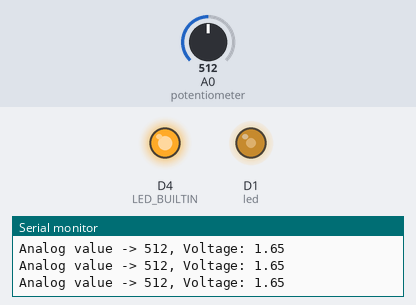
Bench run of a sketch on a simulated ESP8266 (NodeMCU). Parts: output pins drawn as LEDs (lit = HIGH, except the on-board LED, lit = LOW), the last lines printed to the serial monitor. The inputs (shaded band) are chosen by the test bench; at power-on: A0 (potentiometer) = 512.

Above: at 1.2 s.
1.3 s: A0 (potentiometer) set to 716
At 2.0 s:
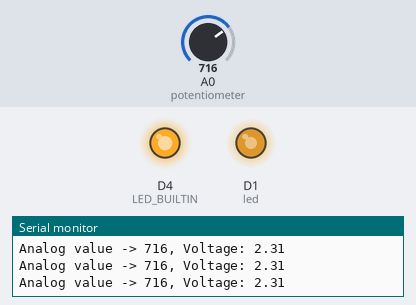
2.8 s: A0 (potentiometer) set to 900
At 3.2 s:
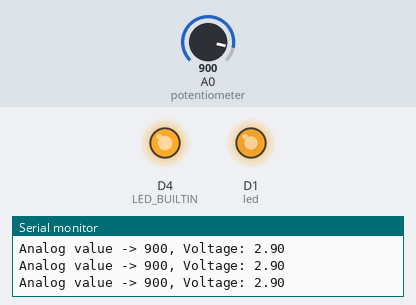
4.3 s: A0 (potentiometer) set to 122
At 5.5 s:
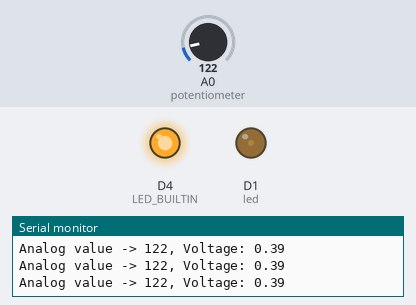
5.8 s: A0 (potentiometer) set to 0
At 6.7 s:
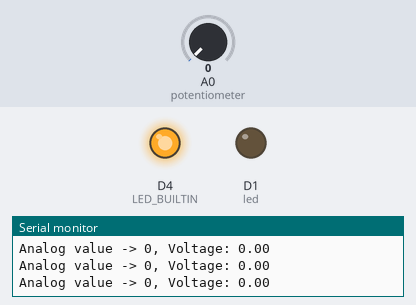
Timing chart, 0 to 8.3 s (numbered marks = the images above; inputs shaded):
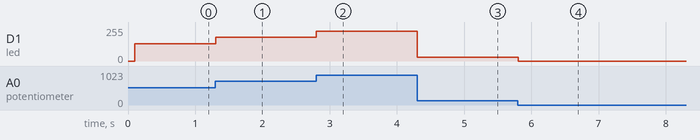

Measured:
- after the input at 1.3 s, D1 (led): 128/255 → 179/255 at once
- after the input at 2.8 s, D1 (led): 179/255 → 225/255 at once
- after the input at 4.3 s, D1 (led): 225/255 → 30/255 at once
- after the input at 5.8 s, D1 (led): 30/255 → 0/255 at once

The sketch:

belajar_potentiometer.ino
```cpp
// analogRead()  -> can READ value from 0 -> 1023 (10 Bit Integer)
// analogWrite() -> can WRITE value from 0 -> 255 (8 Bit Integer)

unsigned long loopTimer = millis();
unsigned long loopInterval = 100;

int potentiometer = A0;
int led = D1;
void setup() {
  Serial.begin(9600);
  pinMode(potentiometer, INPUT);
  pinMode(LED_BUILTIN, OUTPUT);
  pinMode(led, OUTPUT);
  digitalWrite(LED_BUILTIN, LOW);
}

void loop() {
  // put your main code here, to run repeatedly:
  unsigned long currentTimer = millis();
  if(currentTimer - loopTimer >= loopInterval){
    loopTimer = currentTimer;
    readAnalogValue();
  }
}

void readAnalogValue(){
  //analogReadResolution(10);

  Serial.print("Analog value -> ");
  Serial.print(analogRead(potentiometer));
  Serial.print(", Voltage: ");
  Serial.println(analogConverter());
}

float analogConverter(){
  float voltage = analogRead(potentiometer) * 3.3 / 1023.0;

  //coonvert 1024 based bit to 256 based bit
  int brightness = analogRead(potentiometer) / 4; //karena int, maka value dibelakang koma akan di truncate
  analogWrite(led, brightness);                   //brighness will be an INTEGER from 0 - 255!
  //alternatively:
  //brightness = map(analogRead(potentiometer), 0, 1023, 0, 255); //might vary, some sensor read 1023 and 255 as max value, but mine will read 1024 and 256

  return voltage;
}
```
